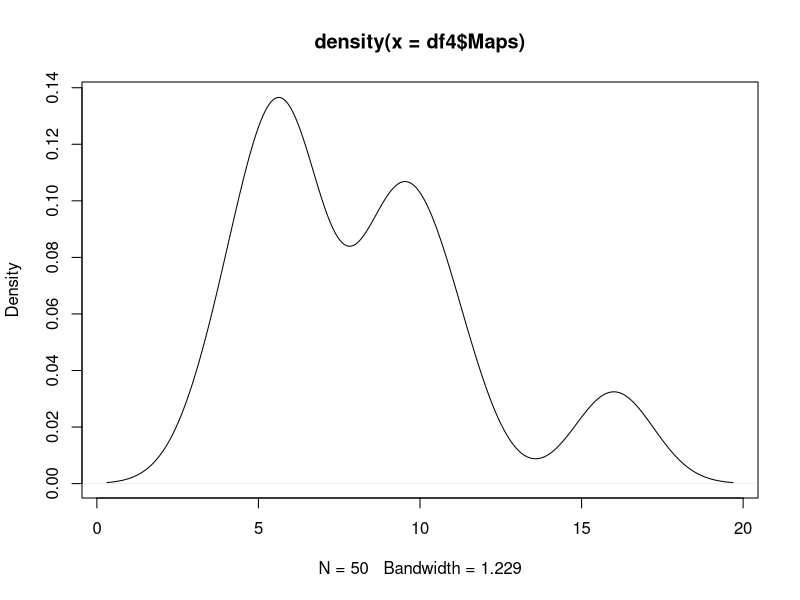
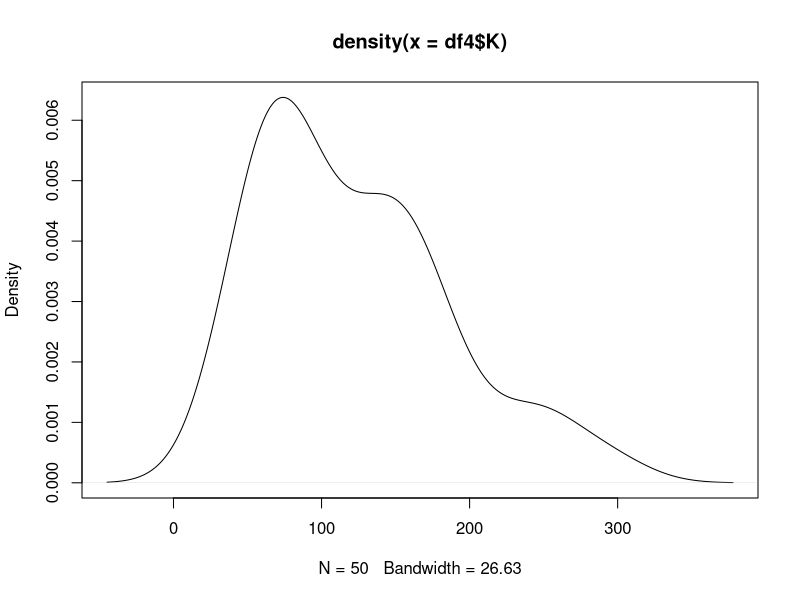
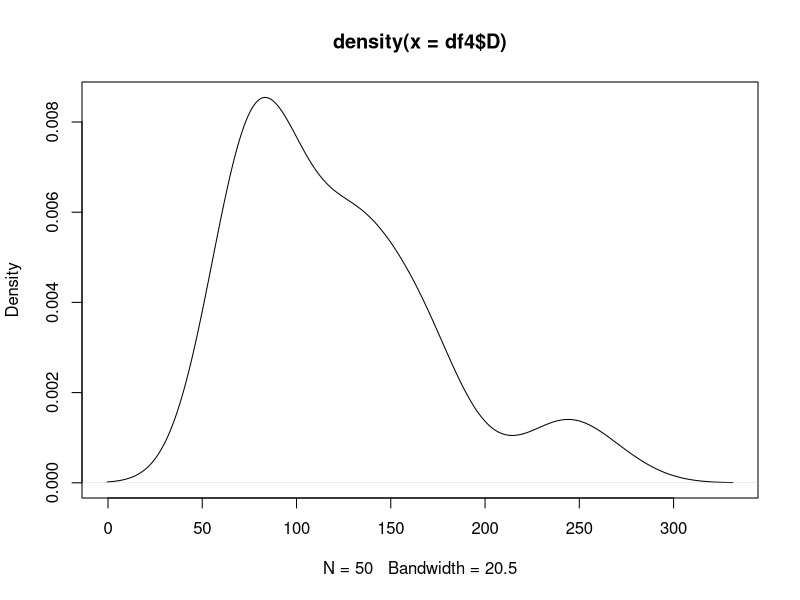
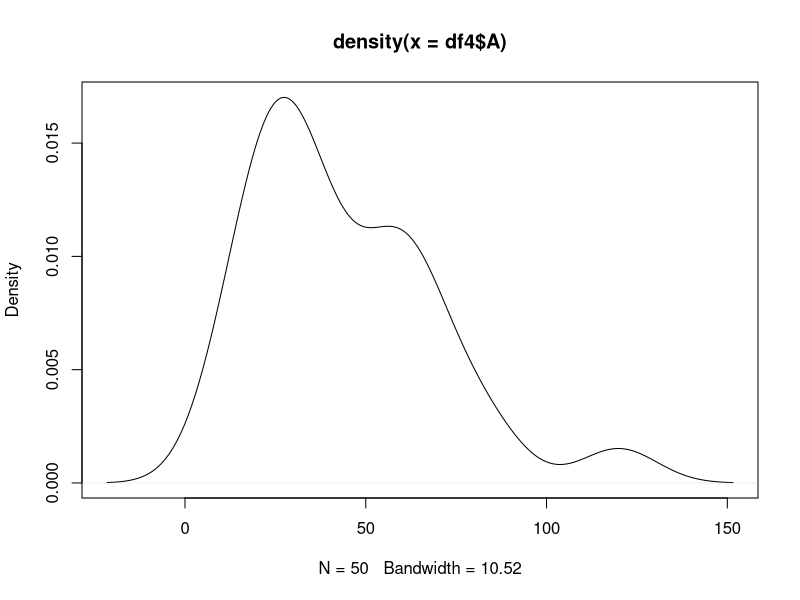
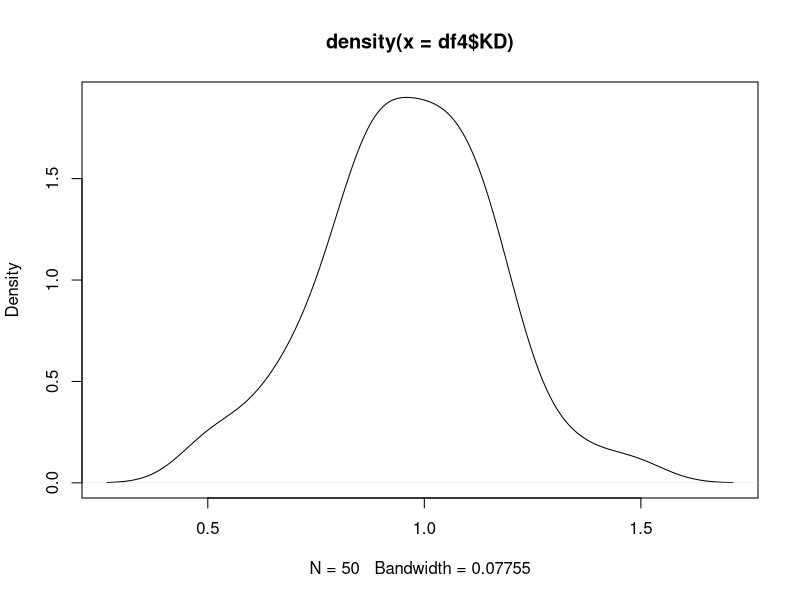
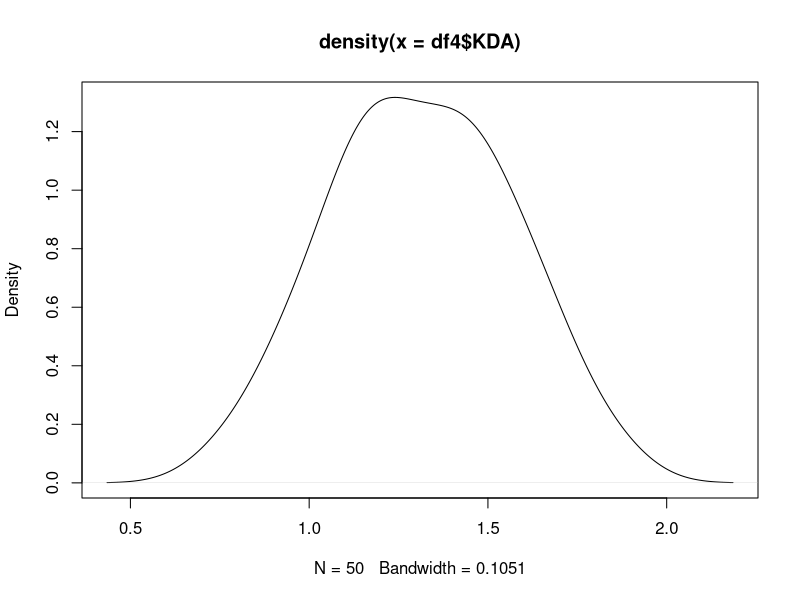

Reproduce these figures in R, in order.
## ---- chunk 1
df1 = read.csv('banned_maps_stats.csv')
df1
## ---- chunk 2
df2 = read.csv('side_pick_stats.csv')
df2
## ---- chunk 3
df3 = read.csv('map_pick_stats.csv')
df3
## ---- chunk 4
df4 = read.csv('player_stats.csv')
df4
## ---- chunk 5
df1$Map
## ---- chunk 6
df1$Total
## ---- chunk 7
df1$Day1
## ---- chunk 8
df1$Day2
## ---- chunk 9
df1$Day3
## ---- chunk 10
df1$Day4
## ---- chunk 11
df1$Day5
## ---- chunk 12
df1$Day6
## ---- chunk 13
df1$Day7
## ---- chunk 14
df2$Map
## ---- chunk 15
df2$AtkWins
## ---- chunk 16
df2$DefWins
## ---- chunk 17
df3$Map
## ---- chunk 18
df3$Total
## ---- chunk 19
df3$Day1
## ---- chunk 20
df3$Day2
## ---- chunk 21
df3$Day3
## ---- chunk 22
df3$Day4
## ---- chunk 23
df3$Day5
## ---- chunk 24
df3$Day6
## ---- chunk 25
df3$Day7
## ---- chunk 26
df4$Player
## ---- chunk 27
df4$Country
## ---- chunk 28
df4$Team
## ---- chunk 29
df4$Agents
## ---- chunk 30
df4$Maps
## ---- chunk 31
df4$K
## ---- chunk 32
df4$D
## ---- chunk 33
df4$A
## ---- chunk 34
df4$KD
## ---- chunk 35
df4$KDA
## ---- chunk 36
data.frame(df1)
## ---- chunk 37
data.frame(df2)
## ---- chunk 38
data.frame(df3)
## ---- chunk 39
data.frame(df4)
## ---- chunk 40
View(df1)
## ---- chunk 41
View(df2)
## ---- chunk 42
View(df3)
## ---- chunk 43
View(df4)
## ---- chunk 44
names(df1)
## ---- chunk 45
names(df2)
## ---- chunk 46
names(df3)
## ---- chunk 47
names(df4)
## ---- chunk 48
row.names(df1)
## ---- chunk 49
row.names(df2)
## ---- chunk 50
row.names(df3)
## ---- chunk 51
row.names(df4)
## ---- chunk 52
colnames(df1)
## ---- chunk 53
colnames(df2)
## ---- chunk 54
colnames(df3)
## ---- chunk 55
colnames(df4)
## ---- chunk 56
length(df1)
## ---- chunk 57
length(df2)
## ---- chunk 58
length(df3)
## ---- chunk 59
length(df4)
## ---- chunk 60
str(df1)
## ---- chunk 61
str(df2)
## ---- chunk 62
str(df3)
## ---- chunk 63
str(df4)
## ---- chunk 64
ls(df1)
## ---- chunk 65
ls(df2)
## ---- chunk 66
ls(df3)
## ---- chunk 67
ls(df4)
## ---- chunk 68
ls.str(df1)
## ---- chunk 69
ls.str(df2)
## ---- chunk 70
ls.str(df3)
## ---- chunk 71
ls.str(df4)
## ---- chunk 72
ls.str(pattern = 'df1')
## ---- chunk 73
ls.str(pattern = 'df2')
## ---- chunk 74
ls.str(pattern = 'df3')
## ---- chunk 75
ls.str(pattern = 'df4')
## ---- chunk 76
dim(df1)
## ---- chunk 77
dim(df2)
## ---- chunk 78
dim(df3)
## ---- chunk 79
dim(df4)
## ---- chunk 80
dimnames(df1)
## ---- chunk 81
dimnames(df2)
## ---- chunk 82
dimnames(df3)
## ---- chunk 83
dimnames(df4)
## ---- chunk 84
head(df1)
## ---- chunk 85
head(df2)
## ---- chunk 86
head(df3)
## ---- chunk 87
head(df4)
## ---- chunk 88
head(df1$Map)
## ---- chunk 89
head(df1$Total)
## ---- chunk 90
head(df1$Day1)
## ---- chunk 91
head(df1$Day2)
## ---- chunk 92
head(df1$Day3)
## ---- chunk 93
head(df1$Day4)
## ---- chunk 94
head(df1$Day5)
## ---- chunk 95
head(df1$Day6)
## ---- chunk 96
head(df1$Day7)
## ---- chunk 97
head(df2$Map)
## ---- chunk 98
head(df2$AtkWins)
## ---- chunk 99
head(df2$DefWins)
## ---- chunk 100
head(df3$Map)
## ---- chunk 101
head(df3$Total)
## ---- chunk 102
head(df3$Day1)
## ---- chunk 103
head(df3$Day2)
## ---- chunk 104
head(df3$Day3)
## ---- chunk 105
head(df3$Day4)
## ---- chunk 106
head(df3$Day5)
## ---- chunk 107
head(df3$Day6)
## ---- chunk 108
head(df3$Day7)
## ---- chunk 109
head(df4$Player)
## ---- chunk 110
head(df4$Country)
## ---- chunk 111
head(df4$Team)
## ---- chunk 112
head(df4$Agents)
## ---- chunk 113
head(df4$Maps)
## ---- chunk 114
head(df4$K)
## ---- chunk 115
head(df4$D)
## ---- chunk 116
head(df4$A)
## ---- chunk 117
head(df4$KD)
## ---- chunk 118
head(df4$KDA)
## ---- chunk 119
head(structure(df1))
## ---- chunk 120
head(structure(df2))
## ---- chunk 121
head(structure(df3))
## ---- chunk 122
head(structure(df4))
## ---- chunk 123
tail(df1)
## ---- chunk 124
tail(df2)
## ---- chunk 125
tail(df3)
## ---- chunk 126
tail(df4)
## ---- chunk 127
tail(df1$Map)
## ---- chunk 128
tail(df1$Total)
## ---- chunk 129
tail(df1$Day1)
## ---- chunk 130
tail(df1$Day2)
## ---- chunk 131
tail(df1$Day3)
## ---- chunk 132
tail(df1$Day4)
## ---- chunk 133
tail(df1$Day5)
## ---- chunk 134
tail(df1$Day6)
## ---- chunk 135
tail(df1$Day7)
## ---- chunk 136
tail(df2$Map)
## ---- chunk 137
tail(df2$AtkWins)
## ---- chunk 138
tail(df2$DefWins)
## ---- chunk 139
tail(df3$Map)
## ---- chunk 140
tail(df3$Total)
## ---- chunk 141
tail(df3$Day1)
## ---- chunk 142
tail(df3$Day2)
## ---- chunk 143
tail(df3$Day3)
## ---- chunk 144
tail(df3$Day4)
## ---- chunk 145
tail(df3$Day5)
## ---- chunk 146
tail(df3$Day6)
## ---- chunk 147
tail(df3$Day7)
## ---- chunk 148
tail(df4$Player)
## ---- chunk 149
tail(df4$Country)
## ---- chunk 150
tail(df4$Team)
## ---- chunk 151
tail(df4$Agents)
## ---- chunk 152
tail(df4$Maps)
## ---- chunk 153
tail(df4$K)
## ---- chunk 154
tail(df4$D)
## ---- chunk 155
tail(df4$A)
## ---- chunk 156
tail(df4$KD)
## ---- chunk 157
tail(df4$KDA)
## ---- chunk 158
tail(structure(df1))
## ---- chunk 159
tail(structure(df2))
## ---- chunk 160
tail(structure(df3))
## ---- chunk 161
tail(structure(df4))
## ---- chunk 162
class(df1)
## ---- chunk 163
class(df2)
## ---- chunk 164
class(df3)
## ---- chunk 165
class(df4)
## ---- chunk 166
class(df1$Map)
## ---- chunk 167
class(df1$Total)
## ---- chunk 168
class(df1$Day1)
## ---- chunk 169
class(df1$Day2)
## ---- chunk 170
class(df1$Day3)
## ---- chunk 171
class(df1$Day4)
## ---- chunk 172
class(df1$Day5)
## ---- chunk 173
class(df1$Day6)
## ---- chunk 174
class(df1$Day7)
## ---- chunk 175
class(df2$Map)
## ---- chunk 176
class(df2$AtkWins)
## ---- chunk 177
class(df2$DefWins)
## ---- chunk 178
class(df3$Map)
## ---- chunk 179
class(df3$Total)
## ---- chunk 180
class(df3$Day1)
## ---- chunk 181
class(df3$Day2)
## ---- chunk 182
class(df3$Day3)
## ---- chunk 183
class(df3$Day4)
## ---- chunk 184
class(df3$Day5)
## ---- chunk 185
class(df3$Day6)
## ---- chunk 186
class(df3$Day7)
## ---- chunk 187
class(df4$Player)
## ---- chunk 188
class(df4$Country)
## ---- chunk 189
class(df4$Team)
## ---- chunk 190
class(df4$Agents)
## ---- chunk 191
class(df4$Maps)
## ---- chunk 192
class(df4$K)
## ---- chunk 193
class(df4$D)
## ---- chunk 194
class(df4$A)
## ---- chunk 195
class(df4$KD)
## ---- chunk 196
class(df4$KDA)
## ---- chunk 197
class(structure(df1))
## ---- chunk 198
class(structure(df2))
## ---- chunk 199
class(structure(df3))
## ---- chunk 200
class(structure(df4))
## ---- chunk 201
class(dim(df1))
## ---- chunk 202
class(dim(df2))
## ---- chunk 203
class(dim(df3))
## ---- chunk 204
class(dim(df4))
## ---- chunk 205
class(dimnames(df1))
## ---- chunk 206
class(dimnames(df2))
## ---- chunk 207
class(dimnames(df3))
## ---- chunk 208
class(dimnames(df4))
## ---- chunk 209
summary(df1)
## ---- chunk 210
summary(df2)
## ---- chunk 211
summary(df3)
## ---- chunk 212
summary(df4)
## ---- chunk 213
summary(df1$Total)
## ---- chunk 214
summary(df1$Day1)
## ---- chunk 215
summary(df1$Day2)
## ---- chunk 216
summary(df1$Day3)
## ---- chunk 217
summary(df1$Day4)
## ---- chunk 218
summary(df1$Day5)
## ---- chunk 219
summary(df1$Day6)
## ---- chunk 220
summary(df1$Day7)
## ---- chunk 221
summary(df2$AtkWins)
## ---- chunk 222
summary(df2$DefWins)
## ---- chunk 223
summary(df3$Total)
## ---- chunk 224
summary(df3$Day1)
## ---- chunk 225
summary(df3$Day2)
## ---- chunk 226
summary(df3$Day3)
## ---- chunk 227
summary(df3$Day4)
## ---- chunk 228
summary(df3$Day5)
## ---- chunk 229
summary(df3$Day6)
## ---- chunk 230
summary(df3$Day7)
## ---- chunk 231
summary(df4$Maps)
## ---- chunk 232
summary(df4$K)
## ---- chunk 233
summary(df4$D)
## ---- chunk 234
summary(df4$A)
## ---- chunk 235
summary(df4$KD)
## ---- chunk 236
summary(df4$KDA)
## ---- chunk 237
mean(df4$Maps)
## ---- chunk 238
mean(df4$K)
## ---- chunk 239
mean(df4$D)
## ---- chunk 240
mean(df4$A)
## ---- chunk 241
mean(df4$KD)
## ---- chunk 242
mean(df4$KDA)
## ---- chunk 243
median(df4$Maps)
## ---- chunk 244
median(df4$K)
## ---- chunk 245
median(df4$D)
## ---- chunk 246
median(df4$A)
## ---- chunk 247
median(df4$KD)
## ---- chunk 248
median(df4$KDA)
## ---- chunk 249
sd(df4$Maps)
## ---- chunk 250
sd(df4$K)
## ---- chunk 251
sd(df4$D)
## ---- chunk 252
sd(df4$A)
## ---- chunk 253
sd(df4$KD)
## ---- chunk 254
sd(df4$KDA)
## ---- chunk 255
var(df4$Maps)
## ---- chunk 256
var(df4$K)
## ---- chunk 257
var(df4$D)
## ---- chunk 258
var(df4$A)
## ---- chunk 259
var(df4$KD)
## ---- chunk 260
var(df4$KDA)
## ---- chunk 261
quantile(df4$Maps)
## ---- chunk 262
quantile(df4$K)
## ---- chunk 263
quantile(df4$D)
## ---- chunk 264
quantile(df4$A)
## ---- chunk 265
quantile(df4$KD)
## ---- chunk 266
quantile(df4$KDA)
## ---- chunk 267
tdf= attach(df1)
tdf
## ---- chunk 268
df1[3,3]
## ---- chunk 269
df2[3,3]
## ---- chunk 270
df3[3,3]
## ---- chunk 271
df4[3,3]
## ---- chunk 272
head(as.matrix(df1))
## ---- chunk 273
head(as.matrix(df2))
## ---- chunk 274
head(as.matrix(df3))
## ---- chunk 275
head(as.matrix(df4))
## ---- chunk 276
tail(as.matrix(df1))
## ---- chunk 277
tail(as.matrix(df2))
## ---- chunk 278
tail(as.matrix(df3))
## ---- chunk 279
tail(as.matrix(df4))
## ---- chunk 280
is.table(df1)
## ---- chunk 281
is.table(df2)
## ---- chunk 282
is.table(df3)
## ---- chunk 283
is.table(df4)
## ---- chunk 284
is.data.frame(df1)
## ---- chunk 285
is.data.frame(df2)
## ---- chunk 286
is.data.frame(df3)
## ---- chunk 287
is.data.frame(df4)
## ---- chunk 288
is.character(df1)
## ---- chunk 289
is.character(df2)
## ---- chunk 290
is.character(df3)
## ---- chunk 291
is.character(df4)
## ---- chunk 292
if(class(df1) == 'data.frame') TRUE else FALSE
## ---- chunk 293
if(class(df2) == 'data.frame') TRUE else FALSE
## ---- chunk 294
if(class(df3) == 'data.frame') TRUE else FALSE
## ---- chunk 295
if(class(df4) == 'data.frame') TRUE else FALSE
## ---- chunk 296
stem(df4$Maps, scale=10)
## ---- chunk 297
stem(df4$K, scale=10)
## ---- chunk 298
stem(df4$D, scale=10)
## ---- chunk 299
stem(df4$A, scale=10)
## ---- chunk 300
seq_along(df2)
## ---- chunk 301
seq_along(df3)
## ---- chunk 302
seq_along(df4)
## ---- chunk 303
wilcox.test(df4$Maps, df4$K)
## ---- chunk 304
wilcox.test(df4$Maps, df4$D)
## ---- chunk 305
wilcox.test(df4$Maps, df4$A)
## ---- chunk 306
wilcox.test(df4$Maps, df4$KD)
## ---- chunk 307
wilcox.test(df4$Maps, df4$KDA)
## ---- chunk 308
apply(df1[ ,2:3],2 ,mean)
## ---- chunk 309
apply(df2[ ,2:3],2 ,mean)
## ---- chunk 310
apply(df3[ ,2:3],2 ,mean)
## ---- chunk 311
apply(df1[ , 2:3], 2, var)
## ---- chunk 312
apply(df2[ , 2:3], 2, var)
## ---- chunk 313
apply(df3[ , 2:3], 2, var)
## ---- chunk 314
head(na.omit(df1))
## ---- chunk 315
head(na.omit(df2))
## ---- chunk 316
head(na.omit(df3))
## ---- chunk 317
head(na.omit(df4))
## ---- chunk 318
tail(na.omit(df1))
## ---- chunk 319
tail(na.omit(df2))
## ---- chunk 320
tail(na.omit(df3))
## ---- chunk 321
tail(na.omit(df4))
## ---- chunk 322
objects(df1)
## ---- chunk 323
objects(df2)
## ---- chunk 324
objects(df3)
## ---- chunk 325
objects(df4)
## ---- chunk 326
formula(df1)
## ---- chunk 327
formula(df2)
## ---- chunk 328
formula(df3)
## ---- chunk 329
formula(df4)
## ---- chunk 330
nlevels(df1)
## ---- chunk 331
nlevels(df2)
## ---- chunk 332
nlevels(df3)
## ---- chunk 333
nlevels(df4)
## ---- chunk 334
library(ggplot2)
## ---- chunk 335
plot(density(df4$Maps))
## ---- chunk 336
plot(density(df4$K))
## ---- chunk 337
plot(density(df4$D))
## ---- chunk 338
plot(density(df4$A))
## ---- chunk 339
plot(density(df4$KD))
## ---- chunk 340
plot(density(df4$KDA))
